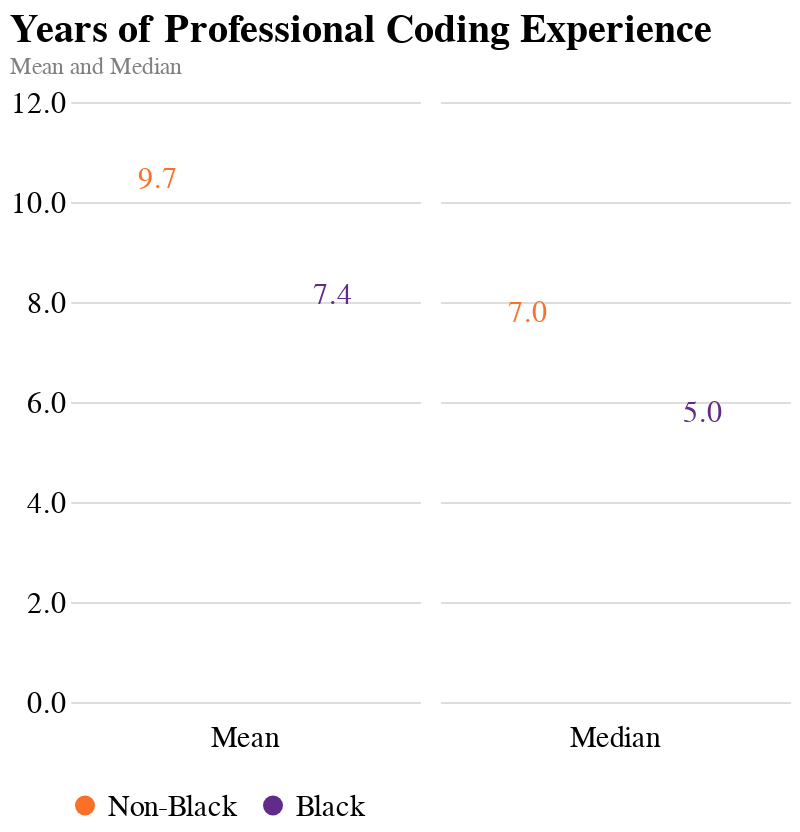

Here is the notebook cell this chart was saved with:
### Code cell
color_scale = alt.Scale(
    domain=["Non-Black", "Black"],
    range=[colors[0], colors[-1]]
)

points = alt.Chart().mark_bar(size=50, cornerRadiusTopLeft=8, cornerRadiusTopRight=8, clip=True).encode(
    x=alt.X("labels", 
        axis=alt.Axis(title=None, labels=False, tickSize=0), 
        sort=labels
       ),
    y=alt.Y("data", 
            axis=alt.Axis(format=".1f", title=None, tickCount=4, tickSize=0, labelFlush=False, labelFontSize=15),
            scale=alt.Scale(
                domain=(0, 12)
            )
    ),
    color=alt.Color("labels", 
                    scale=color_scale,
                    legend=alt.Legend(title=None, orient="bottom", labelFontSize=15))
).properties(
    width=175,
    height=300
)

text = alt.Chart().mark_text(
    align='center',
    angle=0,
    baseline='middle',
    dx=-0,
    dy=-20,
    fontSize=15
).encode(
    text=alt.Text("data", format=".1f"),
    x=alt.X("labels", 
            sort=labels),
    y="data",
    color=alt.Color("labels", 
                    scale=color_scale)
)

chart = alt.layer(points, text, data=experience).facet(
    column=alt.Column("agg", title=None, header=alt.Header(labelOrient='bottom', labelFontSize=15)),
    title={
        "text": "Years of Professional Coding Experience", 
        "subtitle": "Mean and Median",
        "subtitleColor": "gray",
        "dy": 0
    },
    spacing=10
).configure_view(
    strokeWidth=0
).configure_title(
    anchor='start',
    offset=5,
    fontSize=20
).configure_axis(
    domain=False
)

chart.save("../images/progression_experience_agg.png", method="selenium", webdriver="chrome", scale_factor=3.0)

chart

### Figure 1 — Vega-Lite specification as saved in the notebook (floating-point values rounded to 4 significant figures)
{"config": {"view": {"continuousWidth": 400, "continuousHeight": 300, "strokeWidth": 0}, "axis": {"domain": false}, "title": {"anchor": "start", "fontSize": 20, "offset": 5}}, "data": {"name": "data-4b3434fab7f2469f15734f8bd5d5b753"}, "facet": {"column": {"type": "nominal", "field": "agg", "header": {"labelFontSize": 15, "labelOrient": "bottom"}, "title": null}}, "spec": {"layer": [{"mark": {"type": "bar", "clip": true, "cornerRadiusTopLeft": 8, "cornerRadiusTopRight": 8, "size": 50}, "encoding": {"color": {"type": "nominal", "field": "labels", "legend": {"labelFontSize": 15, "orient": "bottom", "title": null}, "scale": {"domain": ["Non-Black", "Black"], "range": ["#fa7026", "#612b8a"]}}, "x": {"type": "nominal", "axis": {"labels": false, "tickSize": 0, "title": null}, "field": "labels", "sort": ["Non-Black", "Black"]}, "y": {"type": "quantitative", "axis": {"format": ".1f", "labelFlush": false, "labelFontSize": 15, "tickCount": 4, "tickSize": 0, "title": null}, "field": "data", "scale": {"domain": [0, 12]}}}, "height": 300, "width": 175}, {"mark": {"type": "text", "align": "center", "angle": 0, "baseline": "middle", "dx": 0, "dy": -20, "fontSize": 15}, "encoding": {"color": {"type": "nominal", "field": "labels", "scale": {"domain": ["Non-Black", "Black"], "range": ["#fa7026", "#612b8a"]}}, "text": {"type": "quantitative", "field": "data", "format": ".1f"}, "x": {"type": "nominal", "field": "labels", "sort": ["Non-Black", "Black"]}, "y": {"type": "quantitative", "field": "data"}}}]}, "spacing": 10, "title": {"text": "Years of Professional Coding Experience", "subtitle": "Mean and Median", "subtitleColor": "gray", "dy": 0}, "$schema": "https://vega.github.io/schema/vega-lite/v4.8.1.json", "datasets": {"data-4b3434fab7f2469f15734f8bd5d5b753": [{"data": 7.0, "labels": "Non-Black", "agg": "Median"}, {"data": 5.0, "labels": "Black", "agg": "Median"}, {"data": 9.685, "labels": "Non-Black", "agg": "Mean"}, {"data": 7.356, "labels": "Black", "agg": "Mean"}]}}
